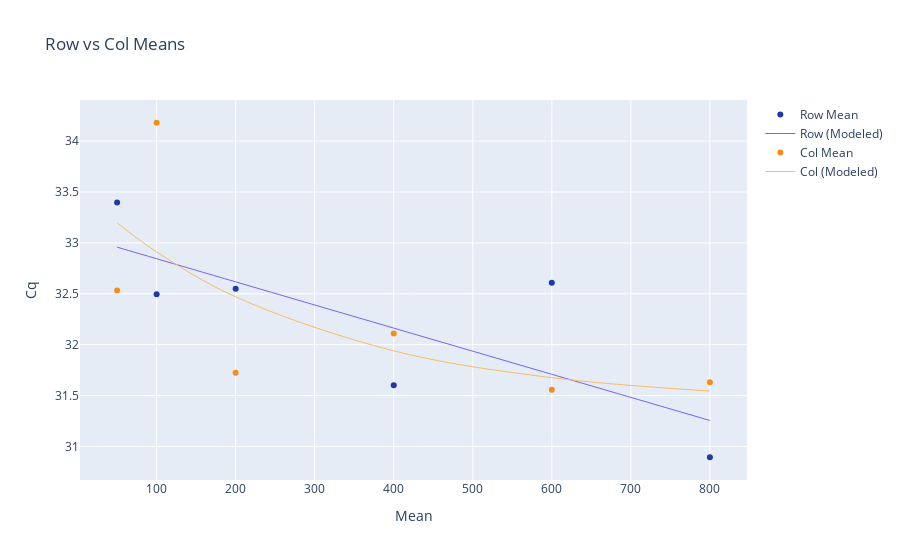
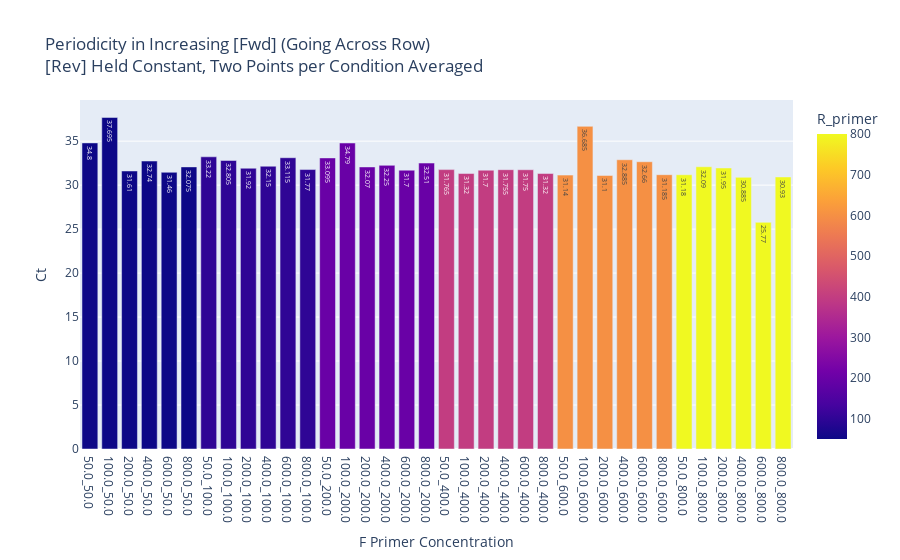
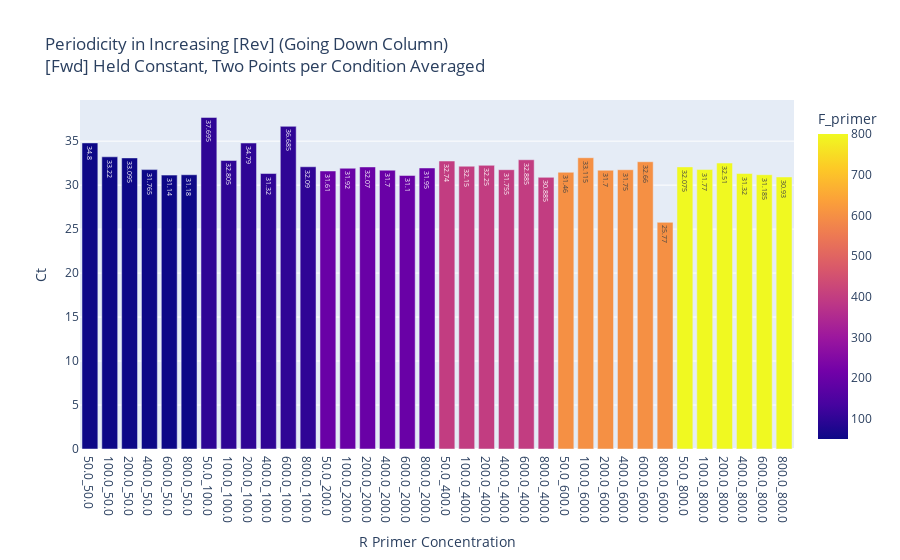
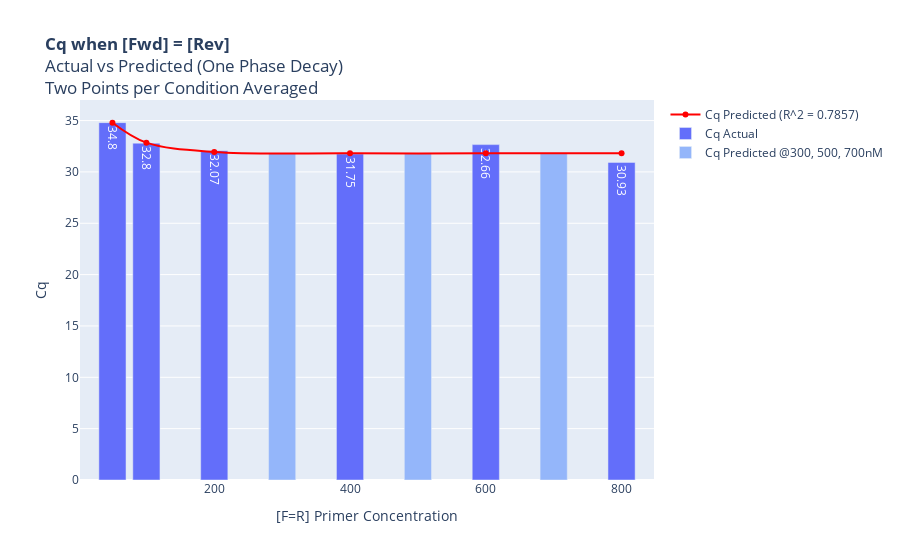

Source (notebook cell) for these figures, in order:
### Code cell
primerMatrix = PrimerMatrixVis('Quan. Result')
# df = PrimerMatrixVis.dfCreate(primerMatrix)
# df = PrimerMatrixVis.addPrimerConcToDf(primerMatrix)
PrimerMatrixVis.RowAndColMeans(primerMatrix)
PrimerMatrixVis.Periodicity(primerMatrix)
PrimerMatrixVis.FwdAndRevEquivalence(primerMatrix)
PrimerMatrixVis.plotStandards(primerMatrix)

### Figure 1 — Plotly figure (JSON) as saved in the notebook; plotly's stock layout.template omitted (floating-point values rounded to 4 significant figures)
{"data": [{"marker": {"color": "#2038A8"}, "mode": "markers", "name": "Row Mean", "type": "scatter", "x": [50, 100, 200, 400, 600, 800], "y": [33.4, 32.5, 32.55, 31.6, 32.61, 30.89]}, {"line": {"color": "#7564F5", "shape": "spline", "width": 1}, "mode": "lines", "name": "Row (Modeled)", "type": "scatter", "x": [50, 100, 200, 400, 600, 800], "y": [32.96, 32.84, 32.62, 32.16, 31.71, 31.26]}, {"marker": {"color": "#F58E17"}, "mode": "markers", "name": "Col Mean", "type": "scatter", "x": [50, 100, 200, 400, 600, 800], "y": [32.53, 34.18, 31.72, 32.11, 31.56, 31.63]}, {"line": {"color": "#F5BD69", "shape": "spline", "width": 1}, "mode": "lines", "name": "Col (Modeled)", "type": "scatter", "x": [50, 100, 200, 400, 600, 800], "y": [33.2, 32.91, 32.47, 31.94, 31.68, 31.55]}], "layout": {"title": {"text": "Row vs Col Means"}, "xaxis": {"title": {"text": "Mean"}}, "yaxis": {"title": {"text": "Cq"}}}}

### Figure 2 — Plotly figure (JSON) as saved in the notebook; plotly's stock layout.template omitted (floating-point values rounded to 4 significant figures)
{"data": [{"alignmentgroup": "True", "hovertemplate": "F Primer Concentration=%{x}<br>Ct=%{y}<br>R_primer=%{marker.color}<extra></extra>", "legendgroup": "", "marker": {"color": [50, 50, 50, 50, 50, 50, 100, 100, 100, 100, 100, 100, 200, 200, 200, 200, 200, 200, 400, 400, 400, 400, 400, 400, 600, 600, 600, 600, 600, 600, 800, 800, 800, 800, 800, 800], "coloraxis": "coloraxis", "pattern": {"shape": ""}}, "name": "", "offsetgroup": "", "orientation": "v", "showlegend": false, "textposition": "auto", "texttemplate": "%{y}", "type": "bar", "x": ["50.0_50.0", "100.0_50.0", "200.0_50.0", "400.0_50.0", "600.0_50.0", "800.0_50.0", "50.0_100.0", "100.0_100.0", "200.0_100.0", "400.0_100.0", "600.0_100.0", "800.0_100.0", "50.0_200.0", "100.0_200.0", "200.0_200.0", "400.0_200.0", "600.0_200.0", "800.0_200.0", "50.0_400.0", "100.0_400.0", "200.0_400.0", "400.0_400.0", "600.0_400.0", "800.0_400.0", "50.0_600.0", "100.0_600.0", "200.0_600.0", "400.0_600.0", "600.0_600.0", "800.0_600.0", "50.0_800.0", "100.0_800.0", "200.0_800.0", "400.0_800.0", "600.0_800.0", "800.0_800.0"], "xaxis": "x", "y": [34.8, 37.7, 31.61, 32.74, 31.46, 32.08, 33.22, 32.8, 31.92, 32.15, 33.12, 31.77, 33.09, 34.79, 32.07, 32.25, 31.7, 32.51, 31.77, 31.32, 31.7, 31.75, 31.75, 31.32, 31.14, 36.69, 31.1, 32.89, 32.66, 31.19, 31.18, 32.09, 31.95, 30.88, 25.77, 30.93], "yaxis": "y"}], "layout": {"barmode": "group", "coloraxis": {"colorbar": {"title": {"text": "R_primer"}}, "colorscale": [[0, "#0d0887"], [0.1111, "#46039f"], [0.2222, "#7201a8"], [0.3333, "#9c179e"], [0.4444, "#bd3786"], [0.5556, "#d8576b"], [0.6667, "#ed7953"], [0.7778, "#fb9f3a"], [0.8889, "#fdca26"], [1, "#f0f921"]]}, "legend": {"tracegroupgap": 0}, "title": {"text": "Periodicity in Increasing [Fwd] (Going Across Row)<br>[Rev] Held Constant, Two Points per Condition Averaged"}, "xaxis": {"anchor": "y", "domain": [0, 1], "title": {"text": "F Primer Concentration"}}, "yaxis": {"anchor": "x", "domain": [0, 1], "title": {"text": "Ct"}}}}

### Figure 3 — Plotly figure (JSON) as saved in the notebook; plotly's stock layout.template omitted (floating-point values rounded to 4 significant figures)
{"data": [{"alignmentgroup": "True", "hovertemplate": "R Primer Concentration=%{x}<br>Ct=%{y}<br>F_primer=%{marker.color}<extra></extra>", "legendgroup": "", "marker": {"color": [50, 50, 50, 50, 50, 50, 100, 100, 100, 100, 100, 100, 200, 200, 200, 200, 200, 200, 400, 400, 400, 400, 400, 400, 600, 600, 600, 600, 600, 600, 800, 800, 800, 800, 800, 800], "coloraxis": "coloraxis", "pattern": {"shape": ""}}, "name": "", "offsetgroup": "", "orientation": "v", "showlegend": false, "textposition": "auto", "texttemplate": "%{y}", "type": "bar", "x": ["50.0_50.0", "100.0_50.0", "200.0_50.0", "400.0_50.0", "600.0_50.0", "800.0_50.0", "50.0_100.0", "100.0_100.0", "200.0_100.0", "400.0_100.0", "600.0_100.0", "800.0_100.0", "50.0_200.0", "100.0_200.0", "200.0_200.0", "400.0_200.0", "600.0_200.0", "800.0_200.0", "50.0_400.0", "100.0_400.0", "200.0_400.0", "400.0_400.0", "600.0_400.0", "800.0_400.0", "50.0_600.0", "100.0_600.0", "200.0_600.0", "400.0_600.0", "600.0_600.0", "800.0_600.0", "50.0_800.0", "100.0_800.0", "200.0_800.0", "400.0_800.0", "600.0_800.0", "800.0_800.0"], "xaxis": "x", "y": [34.8, 33.22, 33.09, 31.77, 31.14, 31.18, 37.7, 32.8, 34.79, 31.32, 36.69, 32.09, 31.61, 31.92, 32.07, 31.7, 31.1, 31.95, 32.74, 32.15, 32.25, 31.75, 32.89, 30.88, 31.46, 33.12, 31.7, 31.75, 32.66, 25.77, 32.08, 31.77, 32.51, 31.32, 31.19, 30.93], "yaxis": "y"}], "layout": {"barmode": "group", "coloraxis": {"colorbar": {"title": {"text": "F_primer"}}, "colorscale": [[0, "#0d0887"], [0.1111, "#46039f"], [0.2222, "#7201a8"], [0.3333, "#9c179e"], [0.4444, "#bd3786"], [0.5556, "#d8576b"], [0.6667, "#ed7953"], [0.7778, "#fb9f3a"], [0.8889, "#fdca26"], [1, "#f0f921"]]}, "legend": {"tracegroupgap": 0}, "title": {"text": "Periodicity in Increasing [Rev] (Going Down Column)<br>[Fwd] Held Constant, Two Points per Condition Averaged"}, "xaxis": {"anchor": "y", "domain": [0, 1], "title": {"text": "R Primer Concentration"}}, "yaxis": {"anchor": "x", "domain": [0, 1], "title": {"text": "Ct"}}}}

### Figure 4 — Plotly figure (JSON) as saved in the notebook; plotly's stock layout.template omitted (floating-point values rounded to 4 significant figures)
{"data": [{"line": {"color": "rgb(255, 0, 0)", "shape": "spline", "width": 2}, "mode": "lines+markers", "name": "Cq Predicted (R^2 = 0.7857)", "type": "scatter", "x": [50, 100, 200, 400, 600, 800], "y": [34.79, 32.85, 31.94, 31.81, 31.81, 31.81]}, {"marker": {"color": "#636EFA"}, "name": "Cq Actual", "text": ["34.8", "32.8", "32.07", "31.75", "32.66", "30.93"], "textposition": "inside", "type": "bar", "x": [50, 100, 200, 400, 600, 800], "y": [34.8, 32.8, 32.07, 31.75, 32.66, 30.93]}, {"marker": {"color": "#94B6FA"}, "name": "Cq Predicted @300, 500, 700nM", "textposition": "inside", "type": "bar", "x": [300, 500, 700], "y": [31.83, 31.81, 31.81]}], "layout": {"title": {"text": "<b>Cq when [Fwd] = [Rev]</b><br>Actual vs Predicted (One Phase Decay)<br>Two Points per Condition Averaged"}, "xaxis": {"title": {"text": "[F=R] Primer Concentration"}}, "yaxis": {"title": {"text": "Cq"}}}}
